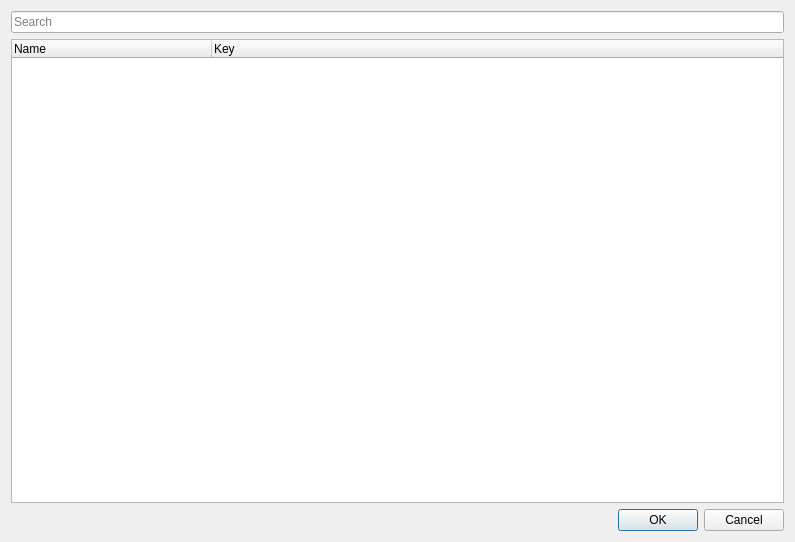
<?xml version="1.0" encoding="UTF-8"?>
<ui version="4.0">
 <class>Hotkeys</class>
 <widget class="QDialog" name="Hotkeys">
  <property name="geometry">
   <rect>
    <x>0</x>
    <y>0</y>
    <width>795</width>
    <height>542</height>
   </rect>
  </property>
  <property name="windowTitle">
   <string>Hotkeys</string>
  </property>
  <layout class="QVBoxLayout" name="verticalLayout_2">
   <item>
    <widget class="QLineEdit" name="Search">
     <property name="placeholderText">
      <string>Search</string>
     </property>
    </widget>
   </item>
   <item>
    <widget class="QTreeWidget" name="treeWidget">
     <attribute name="headerDefaultSectionSize">
      <number>200</number>
     </attribute>
     <column>
      <property name="text">
       <string>Name</string>
      </property>
     </column>
     <column>
      <property name="text">
       <string>Key</string>
      </property>
     </column>
    </widget>
   </item>
   <item>
    <widget class="QDialogButtonBox" name="buttonBox">
     <property name="orientation">
      <enum>Qt::Orientation::Horizontal</enum>
     </property>
     <property name="standardButtons">
      <set>QDialogButtonBox::StandardButton::Cancel|QDialogButtonBox::StandardButton::Ok</set>
     </property>
    </widget>
   </item>
  </layout>
 </widget>
 <resources/>
 <connections>
  <connection>
   <sender>buttonBox</sender>
   <signal>accepted()</signal>
   <receiver>Hotkeys</receiver>
   <slot>accept()</slot>
   <hints>
    <hint type="sourcelabel">
     <x>248</x>
     <y>254</y>
    </hint>
    <hint type="destinationlabel">
     <x>157</x>
     <y>274</y>
    </hint>
   </hints>
  </connection>
  <connection>
   <sender>buttonBox</sender>
   <signal>rejected()</signal>
   <receiver>Hotkeys</receiver>
   <slot>reject()</slot>
   <hints>
    <hint type="sourcelabel">
     <x>316</x>
     <y>260</y>
    </hint>
    <hint type="destinationlabel">
     <x>286</x>
     <y>274</y>
    </hint>
   </hints>
  </connection>
 </connections>
</ui>
